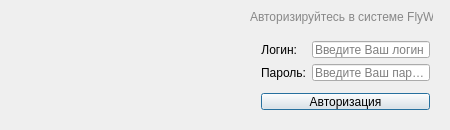
<?xml version="1.0" encoding="UTF-8"?>
<ui version="4.0">
 <class>AuthDialog</class>
 <widget class="QDialog" name="AuthDialog">
  <property name="sizePolicy">
   <sizepolicy hsizetype="Fixed" vsizetype="Fixed">
    <horstretch>0</horstretch>
    <verstretch>0</verstretch>
   </sizepolicy>
  </property>
  <property name="minimumSize">
   <size>
    <width>450</width>
    <height>130</height>
   </size>
  </property>
  <property name="maximumSize">
   <size>
    <width>450</width>
    <height>130</height>
   </size>
  </property>
  <property name="windowTitle">
   <string>FlyWork - Авторизация</string>
  </property>
  <property name="windowIcon">
   <iconset resource="../../../resources/images.qrc">
    <normaloff>:/authdialog/images/flywork_client.png</normaloff>:/authdialog/images/flywork_client.png</iconset>
  </property>
  <property name="styleSheet">
   <string notr="true">#AuthDialog {
	background-image: url(:/authdialog/images/authdialog_bg.png);
}</string>
  </property>
  <widget class="QWidget" name="layoutWidget">
   <property name="geometry">
    <rect>
     <x>250</x>
     <y>30</y>
     <width>191</width>
     <height>91</height>
    </rect>
   </property>
   <layout class="QFormLayout" name="AuthLayout">
    <property name="fieldGrowthPolicy">
     <enum>QFormLayout::AllNonFixedFieldsGrow</enum>
    </property>
    <item row="0" column="0">
     <widget class="QLabel" name="lName">
      <property name="text">
       <string>Логин:</string>
      </property>
      <property name="alignment">
       <set>Qt::AlignRight|Qt::AlignTrailing|Qt::AlignVCenter</set>
      </property>
     </widget>
    </item>
    <item row="0" column="1">
     <widget class="QLineEdit" name="leName">
      <property name="text">
       <string/>
      </property>
      <property name="maxLength">
       <number>30</number>
      </property>
      <property name="placeholderText">
       <string>Введите Ваш логин</string>
      </property>
     </widget>
    </item>
    <item row="1" column="0">
     <widget class="QLabel" name="lPassword">
      <property name="text">
       <string>Пароль:</string>
      </property>
      <property name="alignment">
       <set>Qt::AlignRight|Qt::AlignTrailing|Qt::AlignVCenter</set>
      </property>
     </widget>
    </item>
    <item row="1" column="1">
     <widget class="QLineEdit" name="lePassword">
      <property name="text">
       <string/>
      </property>
      <property name="maxLength">
       <number>50</number>
      </property>
      <property name="echoMode">
       <enum>QLineEdit::Password</enum>
      </property>
      <property name="placeholderText">
       <string>Введите Ваш пароль</string>
      </property>
     </widget>
    </item>
    <item row="3" column="0" colspan="2">
     <widget class="QPushButton" name="pbAuth">
      <property name="cursor">
       <cursorShape>PointingHandCursor</cursorShape>
      </property>
      <property name="text">
       <string>Авторизация</string>
      </property>
      <property name="icon">
       <iconset resource="../../../resources/images.qrc">
        <normaloff>:/authdialog/images/pbAuth_icon.png</normaloff>:/authdialog/images/pbAuth_icon.png</iconset>
      </property>
      <property name="default">
       <bool>true</bool>
      </property>
      <property name="flat">
       <bool>false</bool>
      </property>
     </widget>
    </item>
    <item row="2" column="0" colspan="2">
     <spacer name="verticalSpacer">
      <property name="orientation">
       <enum>Qt::Vertical</enum>
      </property>
      <property name="sizeHint" stdset="0">
       <size>
        <width>20</width>
        <height>40</height>
       </size>
      </property>
     </spacer>
    </item>
   </layout>
  </widget>
  <widget class="QLabel" name="label">
   <property name="geometry">
    <rect>
     <x>250</x>
     <y>10</y>
     <width>183</width>
     <height>16</height>
    </rect>
   </property>
   <property name="styleSheet">
    <string notr="true">color: #888;</string>
   </property>
   <property name="text">
    <string>Авторизируйтесь в системе FlyWork</string>
   </property>
   <property name="alignment">
    <set>Qt::AlignLeading|Qt::AlignLeft|Qt::AlignTop</set>
   </property>
  </widget>
 </widget>
 <layoutdefault spacing="6" margin="11"/>
 <resources>
  <include location="../../../resources/images.qrc"/>
 </resources>
 <connections/>
</ui>
